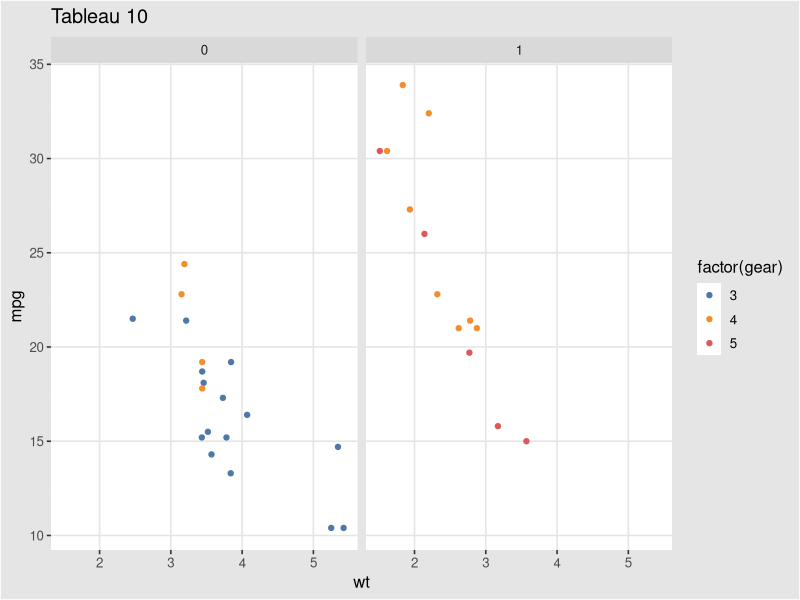
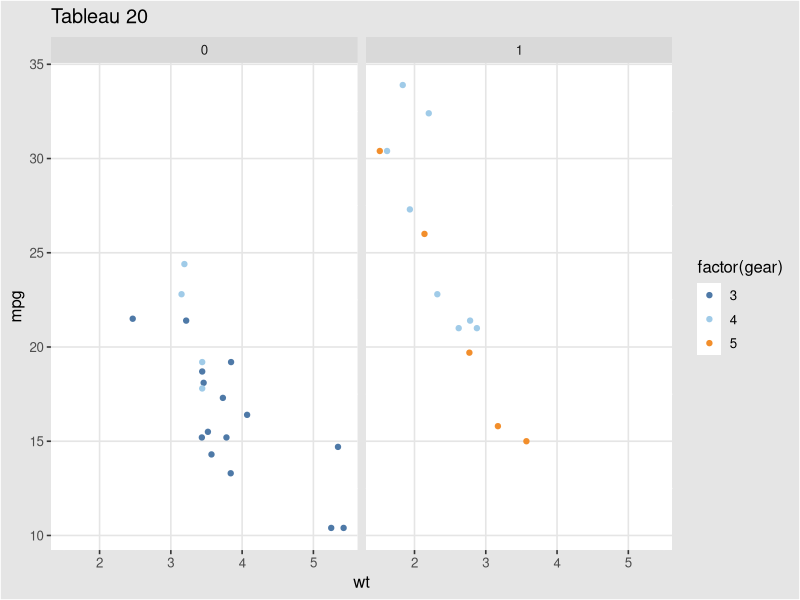
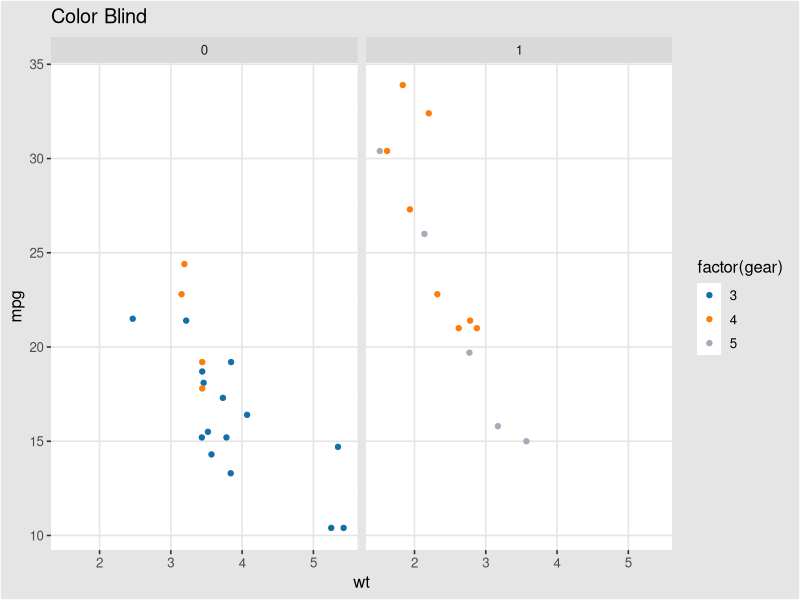

R code for these plots, in order:
library(ggthemes)


### Name: scale_colour_tableau
### Title: Tableau color scales
### Aliases: scale_colour_tableau scale_fill_tableau scale_color_tableau

### ** Examples

library("ggplot2")

p <- ggplot(mtcars) +
  geom_point(aes(x = wt, y = mpg, colour = factor(gear))) +
  facet_wrap(~am) +
  theme_igray()

palettes <- ggthemes_data[["tableau"]][["color-palettes"]][["regular"]]
for (palette in head(names(palettes), 3L)) {
  print(p + scale_colour_tableau(palette) +
          ggtitle(palette))
}
